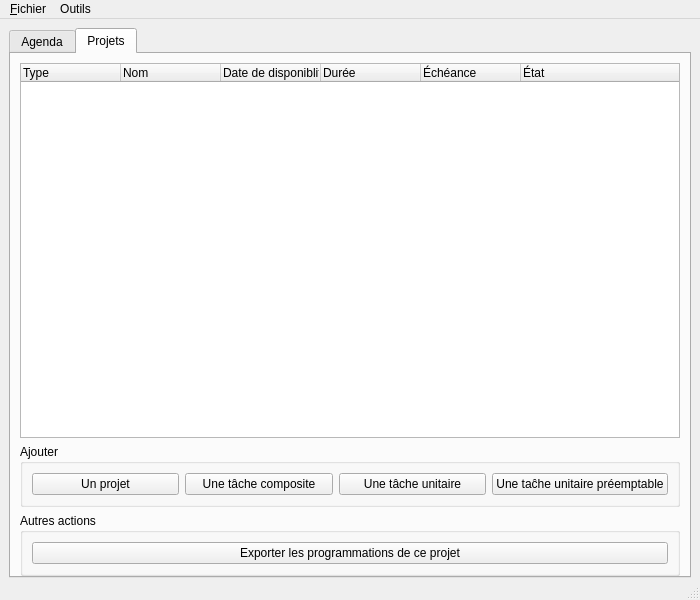
<?xml version="1.0" encoding="UTF-8"?>
<ui version="4.0">
 <class>MainWindow</class>
 <widget class="QMainWindow" name="MainWindow">
  <property name="geometry">
   <rect>
    <x>0</x>
    <y>0</y>
    <width>700</width>
    <height>600</height>
   </rect>
  </property>
  <property name="minimumSize">
   <size>
    <width>700</width>
    <height>600</height>
   </size>
  </property>
  <property name="windowTitle">
   <string>Project Calendar</string>
  </property>
  <property name="windowIcon">
   <iconset resource="../application.qrc">
    <normaloff>:/assets/images/icon.png</normaloff>:/assets/images/icon.png</iconset>
  </property>
  <widget class="QWidget" name="centralwidget">
   <layout class="QVBoxLayout" name="verticalLayout_2">
    <property name="bottomMargin">
     <number>0</number>
    </property>
    <item>
     <widget class="QTabWidget" name="tabWidget">
      <property name="currentIndex">
       <number>1</number>
      </property>
      <widget class="QWidget" name="Agenda">
       <attribute name="title">
        <string>Agenda</string>
       </attribute>
       <layout class="QVBoxLayout" name="verticalLayout">
        <item>
         <widget class="QWidget" name="widget_2" native="true">
          <layout class="QHBoxLayout" name="horizontalLayout_2">
           <property name="leftMargin">
            <number>0</number>
           </property>
           <property name="topMargin">
            <number>0</number>
           </property>
           <property name="rightMargin">
            <number>0</number>
           </property>
           <property name="bottomMargin">
            <number>0</number>
           </property>
           <item>
            <widget class="QPushButton" name="prev_week">
             <property name="text">
              <string/>
             </property>
             <property name="icon">
              <iconset resource="../application.qrc">
               <normaloff>:/assets/images/leftanglearrow.png</normaloff>:/assets/images/leftanglearrow.png</iconset>
             </property>
            </widget>
           </item>
           <item>
            <widget class="QComboBox" name="choose_week"/>
           </item>
           <item>
            <widget class="QPushButton" name="next_week">
             <property name="text">
              <string/>
             </property>
             <property name="icon">
              <iconset resource="../application.qrc">
               <normaloff>:/assets/images/rightanglearrow.png</normaloff>:/assets/images/rightanglearrow.png</iconset>
             </property>
            </widget>
           </item>
          </layout>
         </widget>
        </item>
        <item>
         <widget class="QTableWidget" name="agenda_widget">
          <property name="editTriggers">
           <set>QAbstractItemView::NoEditTriggers</set>
          </property>
          <property name="alternatingRowColors">
           <bool>true</bool>
          </property>
          <property name="selectionMode">
           <enum>QAbstractItemView::SingleSelection</enum>
          </property>
          <property name="selectionBehavior">
           <enum>QAbstractItemView::SelectItems</enum>
          </property>
          <row>
           <property name="text">
            <string>00:00</string>
           </property>
          </row>
          <row>
           <property name="text">
            <string>01:00</string>
           </property>
          </row>
          <row>
           <property name="text">
            <string>02:00</string>
           </property>
          </row>
          <row>
           <property name="text">
            <string>03:00</string>
           </property>
          </row>
          <row>
           <property name="text">
            <string>04:00</string>
           </property>
          </row>
          <row>
           <property name="text">
            <string>05:00</string>
           </property>
          </row>
          <row>
           <property name="text">
            <string>06:00</string>
           </property>
          </row>
          <row>
           <property name="text">
            <string>07:00</string>
           </property>
          </row>
          <row>
           <property name="text">
            <string>08:00</string>
           </property>
          </row>
          <row>
           <property name="text">
            <string>09:00</string>
           </property>
          </row>
          <row>
           <property name="text">
            <string>10:00</string>
           </property>
          </row>
          <row>
           <property name="text">
            <string>11:00</string>
           </property>
          </row>
          <row>
           <property name="text">
            <string>12:00</string>
           </property>
          </row>
          <row>
           <property name="text">
            <string>13:00</string>
           </property>
          </row>
          <row>
           <property name="text">
            <string>14:00</string>
           </property>
          </row>
          <row>
           <property name="text">
            <string>15:00</string>
           </property>
          </row>
          <row>
           <property name="text">
            <string>16:00</string>
           </property>
          </row>
          <row>
           <property name="text">
            <string>17:00</string>
           </property>
          </row>
          <row>
           <property name="text">
            <string>18:00</string>
           </property>
          </row>
          <row>
           <property name="text">
            <string>19:00</string>
           </property>
          </row>
          <row>
           <property name="text">
            <string>20:00</string>
           </property>
          </row>
          <row>
           <property name="text">
            <string>21:00</string>
           </property>
          </row>
          <row>
           <property name="text">
            <string>22:00</string>
           </property>
          </row>
          <row>
           <property name="text">
            <string>23:00</string>
           </property>
          </row>
          <column>
           <property name="text">
            <string>Lundi</string>
           </property>
          </column>
          <column>
           <property name="text">
            <string>Mardi</string>
           </property>
          </column>
          <column>
           <property name="text">
            <string>Mercredi</string>
           </property>
          </column>
          <column>
           <property name="text">
            <string>Jeudi</string>
           </property>
          </column>
          <column>
           <property name="text">
            <string>Vendredi</string>
           </property>
          </column>
          <column>
           <property name="text">
            <string>Samedi</string>
           </property>
          </column>
          <column>
           <property name="text">
            <string>Dimanche</string>
           </property>
          </column>
          <item row="0" column="0">
           <property name="text">
            <string/>
           </property>
          </item>
         </widget>
        </item>
       </layout>
      </widget>
      <widget class="QWidget" name="Projets">
       <attribute name="title">
        <string>Projets</string>
       </attribute>
       <layout class="QVBoxLayout" name="verticalLayout_3">
        <property name="bottomMargin">
         <number>0</number>
        </property>
        <item>
         <widget class="QTreeWidget" name="treeWidget">
          <property name="editTriggers">
           <set>QAbstractItemView::NoEditTriggers</set>
          </property>
          <property name="alternatingRowColors">
           <bool>true</bool>
          </property>
          <column>
           <property name="text">
            <string>Type</string>
           </property>
          </column>
          <column>
           <property name="text">
            <string>Nom</string>
           </property>
          </column>
          <column>
           <property name="text">
            <string>Date de disponiblité</string>
           </property>
          </column>
          <column>
           <property name="text">
            <string>Durée</string>
           </property>
          </column>
          <column>
           <property name="text">
            <string>Échéance</string>
           </property>
          </column>
          <column>
           <property name="text">
            <string>État</string>
           </property>
          </column>
         </widget>
        </item>
        <item>
         <widget class="QGroupBox" name="groupBox">
          <property name="title">
           <string>Ajouter</string>
          </property>
          <layout class="QHBoxLayout" name="horizontalLayout">
           <item>
            <widget class="QPushButton" name="ajouterProjet">
             <property name="text">
              <string>Un projet</string>
             </property>
            </widget>
           </item>
           <item>
            <widget class="QPushButton" name="ajouterTacheC">
             <property name="text">
              <string>Une tâche composite</string>
             </property>
            </widget>
           </item>
           <item>
            <widget class="QPushButton" name="ajouterTacheU">
             <property name="text">
              <string>Une tâche unitaire</string>
             </property>
            </widget>
           </item>
           <item>
            <widget class="QPushButton" name="ajouterTacheUP">
             <property name="text">
              <string>Une taĉhe unitaire préemptable</string>
             </property>
            </widget>
           </item>
          </layout>
         </widget>
        </item>
        <item>
         <widget class="QGroupBox" name="groupBox_2">
          <property name="title">
           <string>Autres actions</string>
          </property>
          <layout class="QHBoxLayout" name="horizontalLayout_3">
           <item>
            <widget class="QPushButton" name="exportProgProjet">
             <property name="text">
              <string>Exporter les programmations de ce projet</string>
             </property>
            </widget>
           </item>
          </layout>
         </widget>
        </item>
       </layout>
      </widget>
     </widget>
    </item>
   </layout>
  </widget>
  <widget class="QStatusBar" name="statusbar"/>
  <widget class="QMenuBar" name="menubar">
   <property name="geometry">
    <rect>
     <x>0</x>
     <y>0</y>
     <width>700</width>
     <height>27</height>
    </rect>
   </property>
   <widget class="QMenu" name="menuFichiers">
    <property name="title">
     <string>&amp;Fichier</string>
    </property>
    <addaction name="actionExporter_en_XML"/>
    <addaction name="actionQuitter"/>
   </widget>
   <widget class="QMenu" name="menuOutils">
    <property name="title">
     <string>Outils</string>
    </property>
    <addaction name="actionSupprimes_les_v_nements"/>
    <addaction name="actionSupprimer_les_projets_et_t_ches"/>
   </widget>
   <addaction name="menuFichiers"/>
   <addaction name="menuOutils"/>
  </widget>
  <action name="actionQuitter">
   <property name="text">
    <string>Quitter</string>
   </property>
  </action>
  <action name="actionExporter_en_XML">
   <property name="text">
    <string>Exporter la semaine en XML</string>
   </property>
  </action>
  <action name="actionSupprimes_les_v_nements">
   <property name="text">
    <string>Supprimes les événements</string>
   </property>
  </action>
  <action name="actionSupprimer_les_projets_et_t_ches">
   <property name="text">
    <string>Supprimer les projets et tâches</string>
   </property>
  </action>
 </widget>
 <tabstops>
  <tabstop>tabWidget</tabstop>
  <tabstop>prev_week</tabstop>
  <tabstop>next_week</tabstop>
  <tabstop>agenda_widget</tabstop>
 </tabstops>
 <resources>
  <include location="../application.qrc"/>
 </resources>
 <connections>
  <connection>
   <sender>actionQuitter</sender>
   <signal>triggered()</signal>
   <receiver>MainWindow</receiver>
   <slot>close()</slot>
   <hints>
    <hint type="sourcelabel">
     <x>-1</x>
     <y>-1</y>
    </hint>
    <hint type="destinationlabel">
     <x>435</x>
     <y>302</y>
    </hint>
   </hints>
  </connection>
  <connection>
   <sender>agenda_widget</sender>
   <signal>cellClicked(int,int)</signal>
   <receiver>MainWindow</receiver>
   <slot>cellClicked(int,int)</slot>
   <hints>
    <hint type="sourcelabel">
     <x>435</x>
     <y>347</y>
    </hint>
    <hint type="destinationlabel">
     <x>435</x>
     <y>302</y>
    </hint>
   </hints>
  </connection>
  <connection>
   <sender>next_week</sender>
   <signal>clicked()</signal>
   <receiver>MainWindow</receiver>
   <slot>nextWeek()</slot>
   <hints>
    <hint type="sourcelabel">
     <x>679</x>
     <y>107</y>
    </hint>
    <hint type="destinationlabel">
     <x>435</x>
     <y>302</y>
    </hint>
   </hints>
  </connection>
  <connection>
   <sender>prev_week</sender>
   <signal>clicked()</signal>
   <receiver>MainWindow</receiver>
   <slot>prevWeek()</slot>
   <hints>
    <hint type="sourcelabel">
     <x>162</x>
     <y>100</y>
    </hint>
    <hint type="destinationlabel">
     <x>435</x>
     <y>302</y>
    </hint>
   </hints>
  </connection>
  <connection>
   <sender>choose_week</sender>
   <signal>currentIndexChanged(int)</signal>
   <receiver>MainWindow</receiver>
   <slot>setWeek(int)</slot>
   <hints>
    <hint type="sourcelabel">
     <x>435</x>
     <y>100</y>
    </hint>
    <hint type="destinationlabel">
     <x>435</x>
     <y>302</y>
    </hint>
   </hints>
  </connection>
  <connection>
   <sender>ajouterProjet</sender>
   <signal>clicked()</signal>
   <receiver>MainWindow</receiver>
   <slot>nouveauProjet()</slot>
   <hints>
    <hint type="sourcelabel">
     <x>193</x>
     <y>551</y>
    </hint>
    <hint type="destinationlabel">
     <x>349</x>
     <y>299</y>
    </hint>
   </hints>
  </connection>
  <connection>
   <sender>treeWidget</sender>
   <signal>itemDoubleClicked(QTreeWidgetItem*,int)</signal>
   <receiver>MainWindow</receiver>
   <slot>onTreeWidgetItemDoubleClicked(QTreeWidgetItem*,int)</slot>
   <hints>
    <hint type="sourcelabel">
     <x>349</x>
     <y>291</y>
    </hint>
    <hint type="destinationlabel">
     <x>349</x>
     <y>299</y>
    </hint>
   </hints>
  </connection>
  <connection>
   <sender>ajouterTacheC</sender>
   <signal>clicked()</signal>
   <receiver>MainWindow</receiver>
   <slot>nouvelleTacheComposite()</slot>
   <hints>
    <hint type="sourcelabel">
     <x>249</x>
     <y>551</y>
    </hint>
    <hint type="destinationlabel">
     <x>349</x>
     <y>299</y>
    </hint>
   </hints>
  </connection>
  <connection>
   <sender>ajouterTacheU</sender>
   <signal>clicked()</signal>
   <receiver>MainWindow</receiver>
   <slot>nouvelleTacheUnitaire()</slot>
   <hints>
    <hint type="sourcelabel">
     <x>393</x>
     <y>551</y>
    </hint>
    <hint type="destinationlabel">
     <x>349</x>
     <y>299</y>
    </hint>
   </hints>
  </connection>
  <connection>
   <sender>ajouterTacheUP</sender>
   <signal>clicked()</signal>
   <receiver>MainWindow</receiver>
   <slot>nouvelleTacheUnitairePreemptable()</slot>
   <hints>
    <hint type="sourcelabel">
     <x>569</x>
     <y>482</y>
    </hint>
    <hint type="destinationlabel">
     <x>349</x>
     <y>299</y>
    </hint>
   </hints>
  </connection>
  <connection>
   <sender>actionExporter_en_XML</sender>
   <signal>triggered()</signal>
   <receiver>MainWindow</receiver>
   <slot>exportXML()</slot>
   <hints>
    <hint type="sourcelabel">
     <x>-1</x>
     <y>-1</y>
    </hint>
    <hint type="destinationlabel">
     <x>349</x>
     <y>299</y>
    </hint>
   </hints>
  </connection>
  <connection>
   <sender>exportProgProjet</sender>
   <signal>clicked()</signal>
   <receiver>MainWindow</receiver>
   <slot>exportProjetXML()</slot>
   <hints>
    <hint type="sourcelabel">
     <x>409</x>
     <y>551</y>
    </hint>
    <hint type="destinationlabel">
     <x>349</x>
     <y>299</y>
    </hint>
   </hints>
  </connection>
  <connection>
   <sender>actionSupprimer_les_projets_et_t_ches</sender>
   <signal>triggered()</signal>
   <receiver>MainWindow</receiver>
   <slot>deleteProjets()</slot>
   <hints>
    <hint type="sourcelabel">
     <x>-1</x>
     <y>-1</y>
    </hint>
    <hint type="destinationlabel">
     <x>349</x>
     <y>299</y>
    </hint>
   </hints>
  </connection>
  <connection>
   <sender>actionSupprimes_les_v_nements</sender>
   <signal>triggered()</signal>
   <receiver>MainWindow</receiver>
   <slot>deleteEvents()</slot>
   <hints>
    <hint type="sourcelabel">
     <x>-1</x>
     <y>-1</y>
    </hint>
    <hint type="destinationlabel">
     <x>349</x>
     <y>299</y>
    </hint>
   </hints>
  </connection>
 </connections>
 <slots>
  <slot>cellClicked(int,int)</slot>
  <slot>prevWeek()</slot>
  <slot>nextWeek()</slot>
  <slot>setWeek(int)</slot>
  <slot>nouveauProjet()</slot>
  <slot>onTreeWidgetItemDoubleClicked(QTreeWidgetItem*,int)</slot>
  <slot>nouvelleTacheComposite()</slot>
  <slot>nouvelleTacheUnitaire()</slot>
  <slot>nouvelleTacheUnitairePreemptable()</slot>
  <slot>exportXML()</slot>
  <slot>exportProjetXML()</slot>
  <slot>deleteEvents()</slot>
  <slot>deleteProjets()</slot>
 </slots>
</ui>
